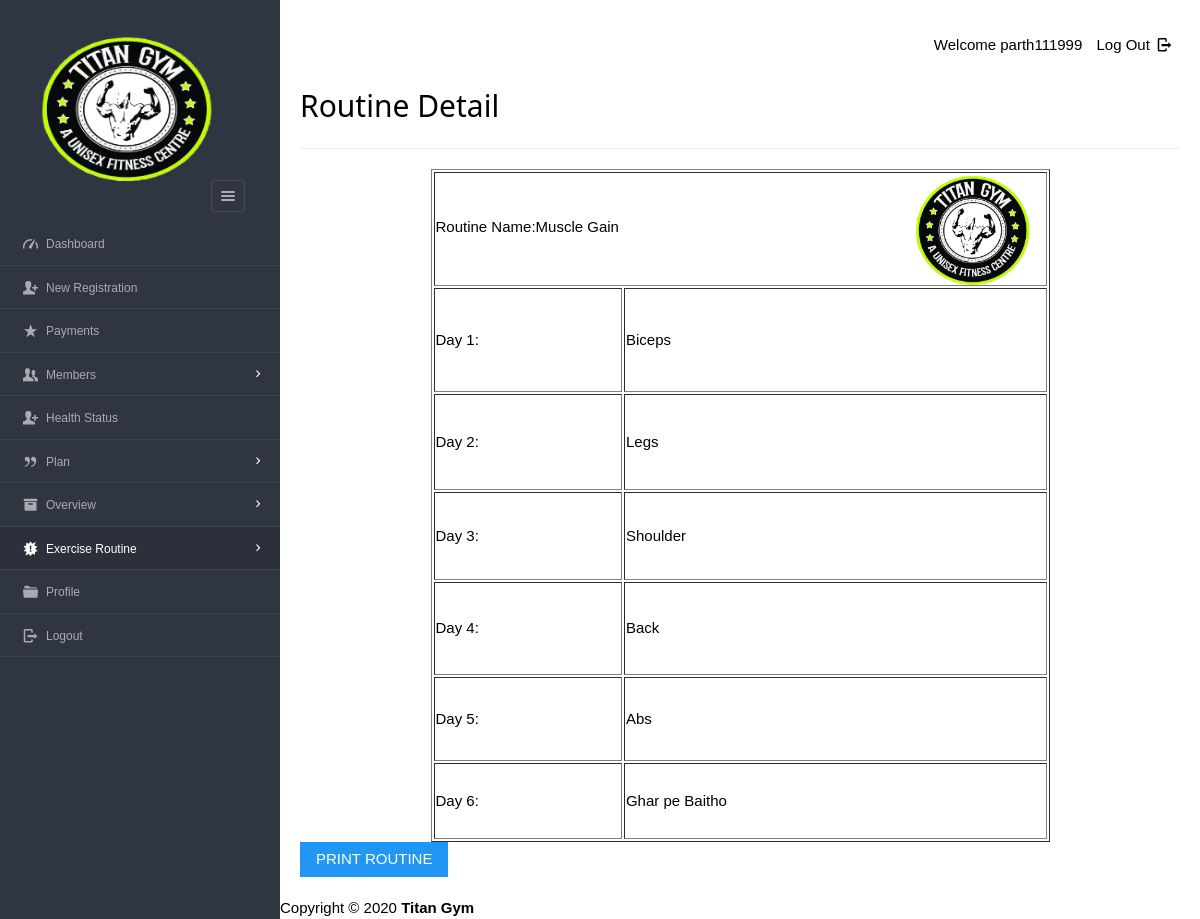
The app's page /dashboard/admin/viewdetailroutine.php?id=1 (signed in) with its own data.
### tables this page shows
CREATE TABLE `timetable` (
  `tid` int(12) NOT NULL,
  `tname` varchar(45) DEFAULT NULL,
  `day1` varchar(200) DEFAULT NULL,
  `day2` varchar(200) DEFAULT NULL,
  `day3` varchar(200) DEFAULT NULL,
  `day4` varchar(200) DEFAULT NULL,
  `day5` varchar(200) DEFAULT NULL,
  `day6` varchar(200) DEFAULT NULL
);

### dashboard/admin/viewdetailroutine.php (the view, shortened to what this page needs)
<?php
require '../../include/db_conn.php';
?>
<!DOCTYPE html>
<html lang="en">
<head>
    <link rel="stylesheet" href="../../css/style.css"  id="style-resource-5">
    <link rel="stylesheet" href="../../css/dashMain.css">
    <link rel="stylesheet" type="text/css" href="../../css/entypo.css">
	<link href="a1style.css" rel="stylesheet" type="text/css">
</head>
     <body class="page-body  page-fade" onload="collapseSidebar()">
    	<div class="page-container sidebar-collapsed" id="navbarcollapse">
		<div class="sidebar-menu">
			<header class="logo-env">
			<div class="logo">
				<a href="main.php">
					<img src="../../images/logo.png" alt="" width="192" height="80" />
				</a>
			</div>
					<div class="sidebar-collapse" onclick="collapseSidebar()">
				<a href="#" class="sidebar-collapse-icon with-animation">
					<i class="entypo-menu"></i>
				</a>
			</div>
			</header>
    		<?php include('nav.php'); ?>
    	</div>
    		<div class="main-content">
				<div class="row">
					<div class="col-md-6 col-sm-8 clearfix">
					</div>
					<div class="col-md-6 col-sm-4 clearfix hidden-xs">
						<ul class="list-inline links-list pull-right">
							<li>Welcome <?php echo $_SESSION['full_name']; ?>
							</li>
							<li>
								<a href="logout.php">
									Log Out <i class="entypo-logout right"></i>
								</a>
							</li>
						</ul>
					</div>
				</div>
				<h2>Routine Detail</h2>
				<hr/>
		<?php
		$id=$_GET['id'];
		$sql="Select * from timetable t Where t.tid=$id";
		$res=mysqli_query($con, $sql);
					 if($res){
						      	$row=mysqli_fetch_array($res,MYSQLI_ASSOC);
						      }
		?>
		<div id=print>
		<table width="619" height="673" border="1" align="center">
  <tr>
    <td height="87" colspan="2">Routine Name:<?php echo $row['tname'] ?> <span align="right"> <img src="logo.png" width="121" height="114"  alt=""/></span></td>
    </tr>
  <tr>
    <td width="186" height="103">Day 1:</td>
    <td width="417"><?php echo $row['day1'] ?></td>
  </tr>
  <tr>
    <td height="96">Day 2:</td>
    <td><?php echo $row['day2'] ?></td>
  </tr>
  <tr>
    <td height="87">Day 3:</td>
    <td><?php echo $row['day3'] ?></td>
  </tr>
  <tr>
    <td height="92">Day 4:</td>
    <td><?php echo $row['day4'] ?></td>
  </tr>
  <tr>
    <td height="84">Day 5:</td>
    <td><?php echo $row['day5'] ?></td>
  </tr>
  <tr>
    <td height="75">Day 6:</td>
    <td><?php echo $row['day6'] ?></td>
  </tr>
        </table></div>
				<input type="button" class="a1-btn a1-blue" value="PRINT ROUTINE" onclick="myFunction()">
    	</div>
    </body>
	<?php include('footer.php'); ?>
</html>

### css/style.css (style rules this page uses)
html { font-size: 62.5%; font-family: sans-serif; }
div { display: block; }
body { font-family: "Noto Sans", sans-serif, "Helvetica Neue", Helvetica, Arial, sans-serif; font-size: 12px; line-height: 1.428571429; display: block; margin: 0; }
body { background: url('/images/1697.jpg') no-repeat center center fixed; -webkit-background-size: cover; -moz-background-size: cover; -o-background-size: cover; background-size: cover; }
*, *:before, *:after { box-sizing: border-box; }
a { text-decoration: none; background: transparent; }
img { vertical-align: middle; }
img { border: 0; }
.logo img { width: 220px; height: 200px; }
input, button, select, textarea { font-family: inherit; font-size: inherit; line-height: inherit; }
button, input { line-height: normal; }
button, input, select, textarea { font-family: inherit; font-size: 100%; margin: 0; }
input { background-color: white; cursor: text; padding: 1px; border-width: 2px; border-style: inset; border-color: initial; border-image: initial; }
input, textarea, select, button { text-rendering: auto; color: initial; letter-spacing: normal; word-spacing: normal; text-transform: none; text-indent: 0px; text-shadow: none; display: inline-block; text-align: start; margin: 0em; font: 400 13.3333px Arial; }
button, html input[type="button"], input[type="reset"], input[type="submit"] { cursor: pointer; }
a { color: #373e4a; text-decoration: none; }
a { background: transparent; }
a { color: #373e4a; }
.page-container { position: relative; padding-left: 280px; }
.page-container .sidebar-menu { position: absolute; width: 280px; top: 0; left: 0; bottom: 0; background: #303641; color: #aaabae; z-index: 1; min-height: 796px; box-sizing: border-box; }
.page-container .sidebar-menu .logo-env { width: 100%; padding: 35px; padding-bottom: 10px; box-sizing: border-box; }
.page-container .sidebar-menu .logo-env:before, .page-container .sidebar-menu .logo-env:after { content: " "; display: table; }
.page-container .sidebar-menu .logo-env > div { display: block; vertical-align: middle; white-space: nowrap; float: left; }
.page-container .sidebar-menu .logo-env > div > a { display: inline-block; color: #aaabae; }
.page-container .sidebar-menu .logo-env > div.sidebar-collapse, .page-container .sidebar-menu .logo-env > div.sidebar-mobile-menu { position: relative; float: right; }
.page-container .sidebar-menu .logo-env > div.sidebar-collapse a, .page-container .sidebar-menu .logo-env > div.sidebar-mobile-menu a { display: inline-block; border: 1px solid #454a54; text-align: center; padding: 0; line-height: 1; font-size: 20px; font-weight: 300; padding: 5px 2px; background-clip: padding-box; border-radius: 3px; transition: all 200ms ease-in-out; }
.page-container .sidebar-menu .logo-env .logo img { width: 180px; height: 150px; }
.page-container .sidebar-menu .logo-env:after { clear: both; }
ul, ol { margin-top: 0; margin-bottom: 8.5px; }
ul, menu, dir { display: block; list-style-type: disc; }
li { display: list-item; }
i, cite, em, var, address, dfn { font-style: italic; }

### css/entypo.css (style rules this page uses)
[class^="entypo-"]:before, [class*=" entypo-"]:before { font-family: "entypo"; font-style: normal; font-weight: normal; speak: none; display: inline-block; text-decoration: inherit; width: 1em; margin-right: .2em; text-align: center; font-variant: normal; text-transform: none; line-height: 1em; margin-left: .2em; }
.entypo-menu:before { content: '\e811'; }
.entypo-logout:before { content: '\e85d'; }

### records on screen
timetable: tname "Muscle Gain", day1 "Biceps", day2 "Legs", day3 "Shoulder", day4 "Back", day5 "Abs", day6 "Ghar pe Baitho"

### other values on screen
$_SESSION['full_name'] "parth111999"
